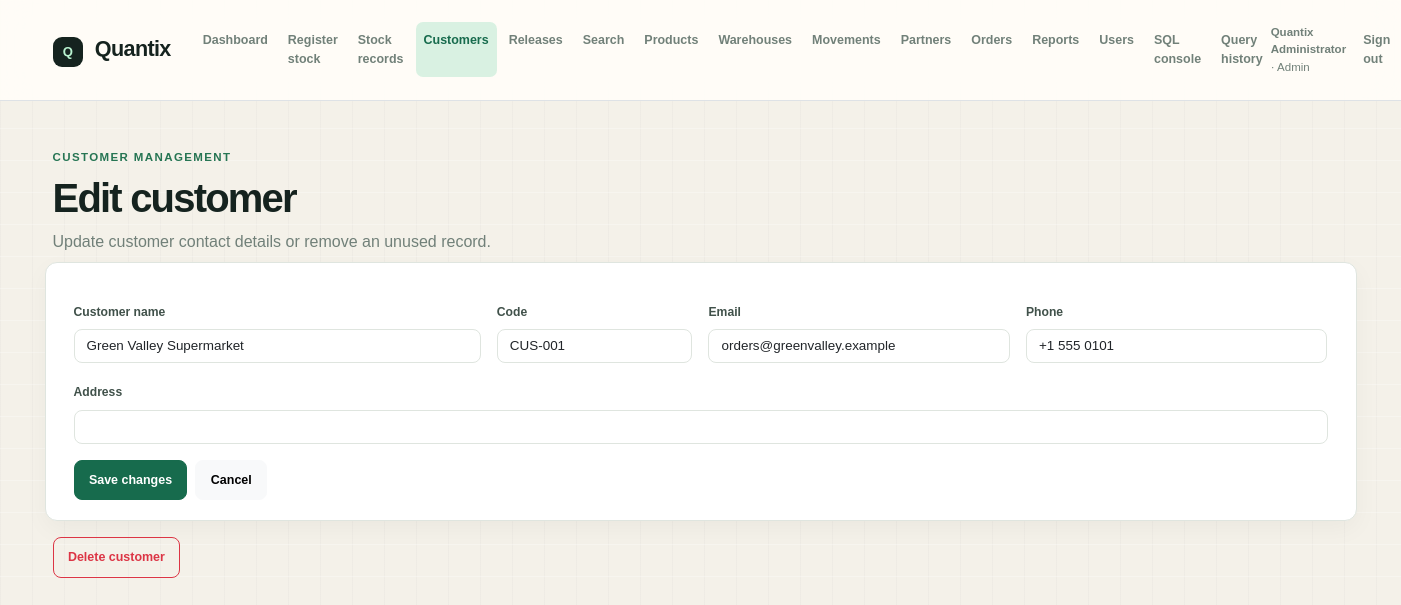
/customer-edit.php?id=1 (signed in), run on the app's committed database.
### tables this page shows
CREATE TABLE IF NOT EXISTS customers (
    id INT UNSIGNED AUTO_INCREMENT PRIMARY KEY,
    name VARCHAR(160) NOT NULL,
    code VARCHAR(40) NOT NULL UNIQUE,
    email VARCHAR(160) NULL,
    phone VARCHAR(40) NULL,
    address VARCHAR(255) NULL,
    created_at TIMESTAMP DEFAULT CURRENT_TIMESTAMP
);

### db.php (called while the page is built, shortened)
<?php
function e(string|int|float|null $value): string
{
    return htmlspecialchars((string) $value, ENT_QUOTES, 'UTF-8');
}

### customer-edit.php (the view, shortened to what this page needs)
<?php
require __DIR__ . '/db.php';
require __DIR__ . '/layout.php';
$database = db();
$customerId = (int) ($_GET['id'] ?? $_POST['customer_id'] ?? 0);
$statement = $database->prepare('SELECT * FROM customers WHERE id = ?');
$statement->execute([$customerId]);
$customer = $statement->fetch();
?><div class="mb-4"><p class="eyebrow mb-2">Customer management</p><h1 class="display-6 fw-semibold mb-2">Edit customer</h1><p class="text-secondary mb-0">Update customer contact details or remove an unused record.</p></div><?php if ($message): ?><div class="alert alert-success border-0"><?= e($message) ?></div><?php endif; ?><?php if ($error): ?><div class="alert alert-danger border-0"><?= e($error) ?></div><?php endif; ?><form method="post" class="panel row g-3 mb-3"><input type="hidden" name="customer_id" value="<?= e($customer['id']) ?>"><div class="col-md-4"><label class="form-label">Customer name</label><input class="form-control" name="name" value="<?= e($customer['name']) ?>" required></div><div class="col-md-2"><label class="form-label">Code</label><input class="form-control" name="code" value="<?= e($customer['code']) ?>" required></div><div class="col-md-3"><label class="form-label">Email</label><input class="form-control" type="email" name="email" value="<?= e($customer['email']) ?>"></div><div class="col-md-3"><label class="form-label">Phone</label><input class="form-control" name="phone" value="<?= e($customer['phone']) ?>"></div><div class="col-12"><label class="form-label">Address</label><input class="form-control" name="address" value="<?= e($customer['address']) ?>"></div><div class="col-12 d-flex gap-2"><button class="btn btn-success">Save changes</button><a class="btn btn-light" href="customers.php">Cancel</a></div></form><form method="post" onsubmit="return confirm('Delete this customer?');"><input type="hidden" name="customer_id" value="<?= e($customer['id']) ?>"><input type="hidden" name="action" value="delete"><button class="btn btn-outline-danger">Delete customer</button></form><?php pageEnd(); ?>

### assets/app.css (style rules this page uses)
:root { --ink: #17211f; --muted: #71807a; --mint: #b9f3d0; --cream: #f6f5ef; --line: #e4e9e5; }
body { background: var(--cream); color: var(--ink); font-family: Georgia, 'Times New Roman', serif; }
:root { --ink: #15231f; --ink-soft: #40514a; --muted: #718079; --paper: #f4f1e9; --surface: #fffdf8; --line: #dfe5df; --green: #176b4d; --green-soft: #d9f1e2; --coral: #ef795c; --coral-soft: #ffe0d5; --blue-soft: #dcecf3; --shadow: 0 18px 45px rgba(21, 35, 31, .07); }
* { box-sizing: border-box; }
body { min-height: 100vh; background-color: var(--paper); background-image: linear-gradient(rgba(255, 255, 255, .28) 1px, transparent 1px), linear-gradient(90deg, rgba(21, 35, 31, .025) 1px, transparent 1px); background-size: 32px 32px; color: var(--ink); font-family: 'Manrope', sans-serif; }
.navbar-text, .small, small, .metric-label, .eyebrow, table, .form-label, .form-control, .form-select, .btn, .badge { font-family: 'Manrope', sans-serif; }
.eyebrow { color: var(--green); font-size: .67rem; font-weight: 800; letter-spacing: .14em; text-transform: uppercase; }
h1, h2, h3, .navbar-brand { letter-spacing: -.045em; }
h1 { color: var(--ink); font-weight: 800 !important; }
.text-secondary { color: var(--muted) !important; }
.metric, .panel { background: rgba(255, 253, 248, .94); border: 1px solid var(--line); border-radius: 14px; box-shadow: var(--shadow); }
.panel { padding: 1.35rem; }
.form-control, .form-select { border-color: var(--line); border-radius: 8px; background-color: #fff; font-size: .84rem; }
.form-label { color: var(--ink-soft); font-size: .76rem; font-weight: 700; }
.btn { border-radius: 8px; font-size: .78rem; font-weight: 800; padding: .62rem .9rem; }
.btn-success { background: var(--green); border-color: var(--green); }
.navbar-text, .small, small, .metric-label, .eyebrow, table { font-family: Arial, sans-serif; }
.eyebrow { color: #267553; font-size: .72rem; font-weight: 700; letter-spacing: .12em; text-transform: uppercase; }
h1 { letter-spacing: -.045em; }
.metric, .panel { background: #fff; border: 1px solid var(--line); border-radius: 12px; box-shadow: 0 8px 24px rgba(23,33,31,.04); }
.panel { padding: 1.25rem; }

### data on the page
customers: name "Green Valley Supermarket", code "CUS-001", email "orders@greenvalley.example", phone "+1 555 0101"

### other printed values
$label "Dashboard"
$label "Register stock"
$label "Stock records"
$label "Customers"
$label "Releases"
$label "Search"
$label "Products"
$label "Warehouses"
$label "Movements"
$label "Partners"
$label "Orders"
$label "Reports"
$label "Users"
$label "SQL console"
$label "Query history"
